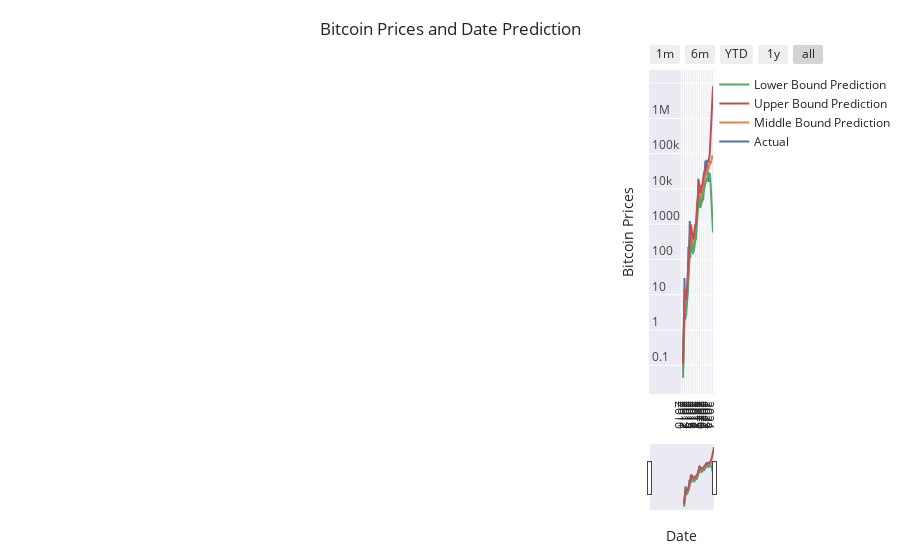

Notebook code for this chart:
### Code cell
import plotly.express as px
import plotly.graph_objects as go

fig = go.Figure()
fig.add_trace(go.Scatter(name="Actual", x=df['date'], y=df['price'], legendrank=4))
fig.add_trace(go.Scatter(name="Middle Bound Prediction", x=prediction['ds'], y=np.exp(prediction['yhat']), legendrank=2))
fig.add_trace(go.Scatter(name="Lower Bound Prediction", x=prediction['ds'], y=np.exp(prediction['yhat_lower']), legendrank=1))
fig.add_trace(go.Scatter(name="Upper Bound Prediction", x=prediction['ds'], y=np.exp(prediction['yhat_upper']), legendrank=1))

fig.update_xaxes(
    rangeslider_visible = True,
    rangeselector = dict(
        buttons = list([
            dict(count = 1, label = "1m", step = "month", stepmode = "backward"),
            dict(count = 6, label = "6m", step = "month", stepmode = "backward"),
            dict(count = 1, label = "YTD", step = "year", stepmode = "todate"),
            dict(count = 1, label = "1y", step = "year", stepmode = "backward"),
            dict(step = "all")
        ])
    )
)
fig.update_yaxes(type="log")
fig.update_yaxes(fixedrange=False)
fig.update_layout(title_text='Bitcoin Prices and Date Prediction')
fig.update_yaxes(ticklabelposition="inside top", title="Bitcoin Prices")
fig.update_xaxes(ticklabelposition="inside top", title="Date")
fig.update_yaxes(nticks=10)
fig.update_xaxes(nticks=50)
fig.update_layout(
    margin=dict(l=5, r=120, t=70, b=50),
)

# fig.update_layout(legend=dict(
#     yanchor="top",
#     y=0.99,
#     xanchor="right",
#     x=0.5
# ))


fig.layout.template = 'seaborn'
fig.write_html('../static/logprices.html')
fig.show()
